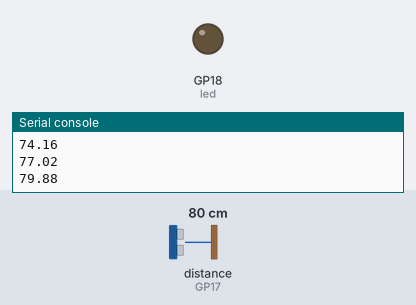
The program below on a simulated Raspberry Pi Pico running MicroPython. On the bench: output pins drawn as LEDs (lit = HIGH), the last lines printed to the serial console. The inputs (shaded band) are chosen by the test bench; at power-on: distance to the obstacle (sensor on GP17) 80 cm. The echo pulse lasts 58.3 µs per cm; pins used as bus, display or sensor lines are not drawn.

Above: at 1.2 s.
1.3 s: distance to the obstacle (sensor on GP17) set to 55 cm
4.0 s: distance to the obstacle (sensor on GP17) set to 47 cm
At 5.4 s:
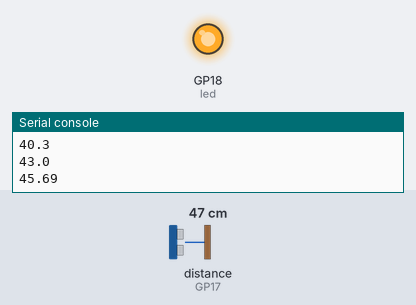
9.5 s: distance to the obstacle (sensor on GP17) set to 60 cm
At 10.3 s:
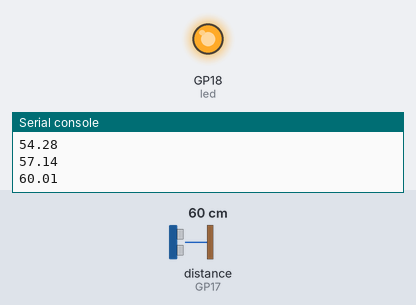
12.2 s: distance to the obstacle (sensor on GP17) set to 2 cm
At 14.8 s:
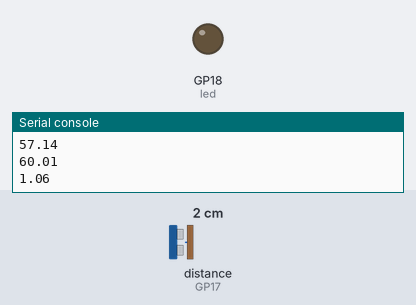
Timing chart, 0 to 19.2 s (numbered marks = the images above; inputs shaded):
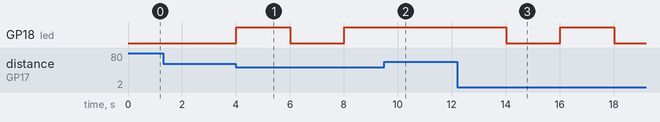

Measured:
- the behaviour switches between 51 and 50 cm on distance to the obstacle (sensor on GP17) (found by bisection; images 0 and 1)
- after the input at 4.0 s, GP18 (led): LOW → HIGH at once, → LOW 2.0 s later, → HIGH 2.0 s later
- after the input at 9.5 s, GP18 (led): stays HIGH (without the input it goes to LOW after 0.52 s)
- after the input at 12.2 s, GP18 (led): HIGH → LOW after 1.8 s, → HIGH 2.0 s later, → LOW 2.0 s later

The program:

ultrasonic_door_control.py
```python
from machine import Pin
import utime

trigger = Pin(16, Pin.OUT)
echo = Pin(17, Pin.IN)
led = Pin(18, Pin.OUT)
temp = 0
while True:
    trigger.high()
    utime.sleep_us(5)
    trigger.low()
    while echo.value() == 0:
        signaloff = utime.ticks_us()
    while echo.value() == 1:
        signalon = utime.ticks_us()
        timepassed = signalon - signaloff
        dist = (timepassed * 0.0343) / 2
        distance = round(dist, 2)
        print(distance)

    if distance < 50:
        if temp == 0:
            temp = 1
        else:
            temp = 0
    if temp == 1:led.on()
    else:led.off()
    utime.sleep(2)
```
